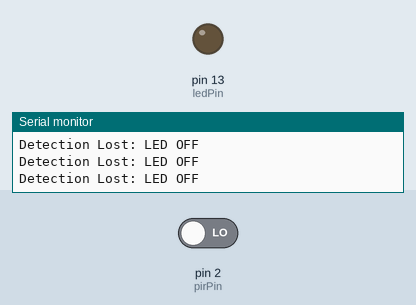
The sketch below on a simulated Arduino Uno, built with avr-gcc and run on an emulated ATmega328P. Parts: output pins drawn as LEDs (lit = HIGH), the last lines printed to the serial monitor. Inputs (shaded band) come from the test bench; at power-on: pin 2 (pirPin) LOW.

Above: at 1.3 s.
1.4 s: pin 2 (pirPin) driven HIGH
At 2.2 s:
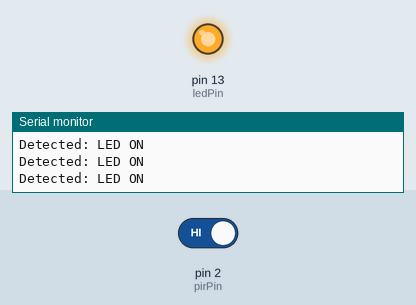
3.0 s: pin 2 (pirPin) driven LOW
At 3.4 s:
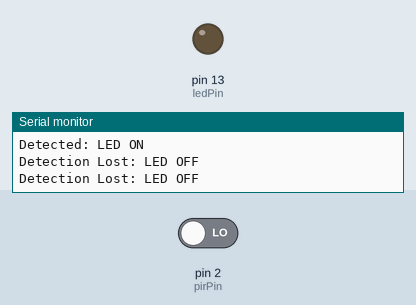
Timing chart, 0 to 6.0 s (numbered marks = the images above; inputs shaded):
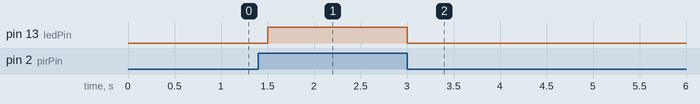

Measured:
- after the input at 1.4 s, pin 13 (ledPin): LOW → HIGH after 0.10 s
- after the input at 3.0 s, pin 13 (ledPin): HIGH → LOW at once

The sketch:

PIR.ino
```cpp
int ledPin = 13;
int pirPin = 2;

void setup() {
  Serial.begin(9600);
  pinMode(pirPin, INPUT);
  pinMode(ledPin, OUTPUT);
}

void loop() {
  int pirState = digitalRead(pirPin);
  if(pirState==1) {
    digitalWrite(ledPin, HIGH);
    Serial.print("Detected: LED ON");
    Serial.println("");
  }
  if(pirState==0){
    digitalWrite(ledPin, LOW);
    Serial.println("Detection Lost: LED OFF");
  }
  delay(250);
}
```
